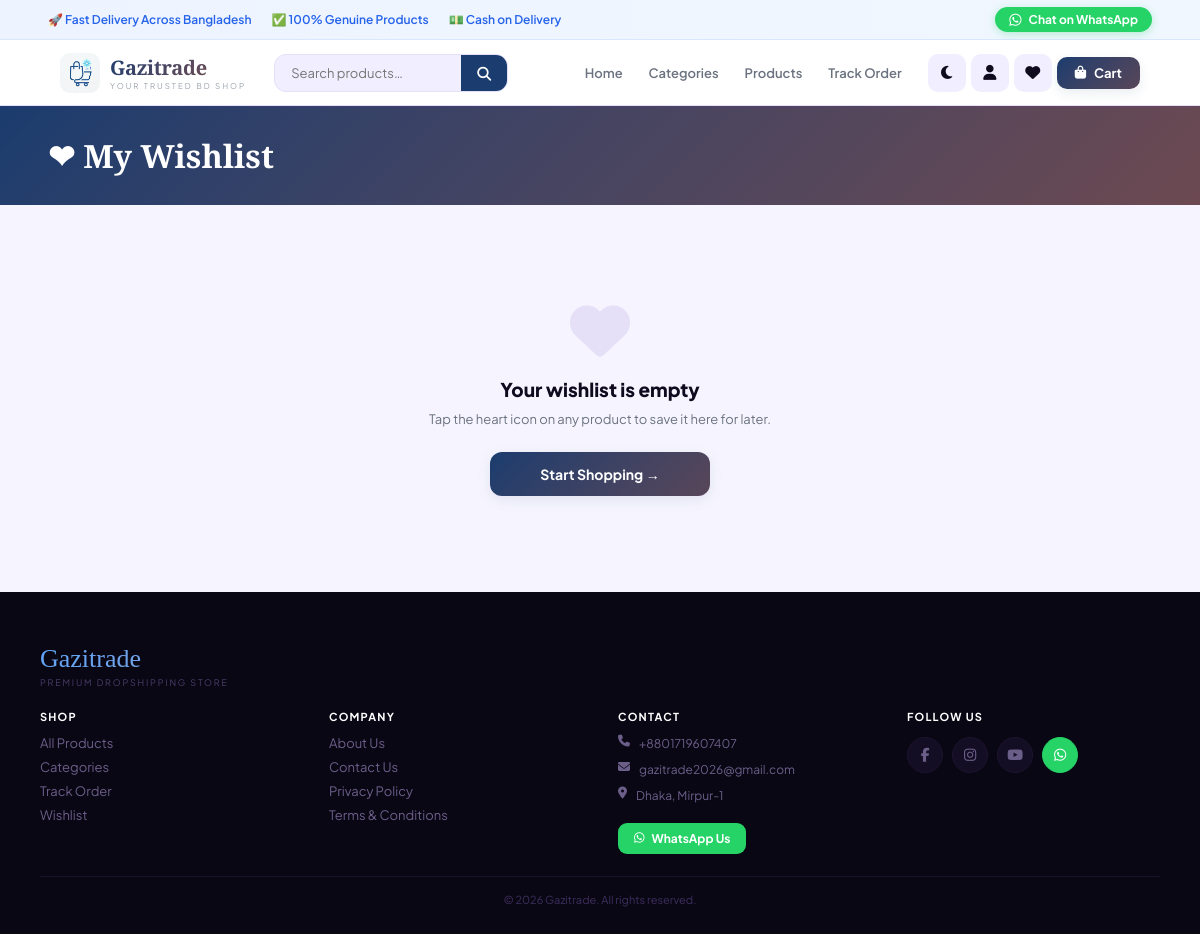
Screenshot of /wishlist/ (signed in) with the database file from the repository.
### store/models.py (models this page shows, shortened)
class SiteSettings(models.Model):
    site_name      = models.CharField(max_length=100, default='Gazitrade')
    site_logo      = models.ImageField(upload_to='site/', blank=True, null=True)
    site_logo_text = models.CharField(max_length=5, default='HS')
    tagline        = models.CharField(max_length=200, default='Your Trusted BD Shop')
    whatsapp       = models.CharField(max_length=20, blank=True)
    phone          = models.CharField(max_length=20, blank=True)
    email          = models.EmailField(blank=True)
    address        = models.TextField(blank=True)
    facebook       = models.URLField(blank=True)
    instagram      = models.URLField(blank=True)
    youtube        = models.URLField(blank=True)
    owner_name     = models.CharField(max_length=100, blank=True, default='Gazi Eman Mahmud')
    about_text     = models.TextField(blank=True, default='Welcome to Gazitrade — your trusted online dropshipping store. We offer genuine products across fashion, electronics, home & lifestyle, and more, delivered fast anywhere in Bangladesh. No advance payment. Cash on delivery always.')
    primary_color  = models.CharField(max_length=20, default='#1a3c6e')
    accent_color   = models.CharField(max_length=20, default='#e85d26')
    class Meta:
        verbose_name = verbose_name_plural = 'Site Settings'

### store/views.py (the view)
# urls.py: path('wishlist/',           views.wishlist_view,   name='wishlist'),
@login_required
def wishlist_view(request):
    items = Wishlist.objects.filter(
        customer=request.user
    ).select_related('product').prefetch_related('product__images')
    return render(request, 'store/wishlist.html', {'wishlist_items': items})

### store/context_processors.py (called while the page is built)
def cart_count(request):
    cart  = request.session.get('cart', {})
    count = sum(item['qty'] for item in cart.values())
    return {'cart_count': count}

def site_settings(request):
    obj = SiteSettings.objects.first()
    return {'site_settings': obj}

def wishlist_ids(request):
    if request.user.is_authenticated:
        from .models import Wishlist
        ids = set(
            Wishlist.objects.filter(customer=request.user)
            .values_list('product_id', flat=True)
        )
    else:
        ids = set()
    return {'wishlist_ids': ids}

### store/templates/store/wishlist.html (shortened to what this page needs)
{% extends 'base.html' %}
{% block content %}
<div class="page-header"><h1>❤ My Wishlist</h1></div>
<div class="section">
  {% if wishlist_items %}
    <div class="products-grid">
      {% for item in wishlist_items %}
        {% with product=item.product %}{% include 'partials/product_card.html' %}{% endwith %}
      {% endfor %}
    </div>
  {% else %}
    <div class="empty-state">
      <i class="fas fa-heart"></i>
      <h3>Your wishlist is empty</h3>
      <p>Tap the heart icon on any product to save it here for later.</p>
      <a href="{% url 'product_list' %}" class="btn btn-primary" style="max-width:220px;margin:0 auto">
        Start Shopping →
      </a>
    </div>
  {% endif %}
</div>
{% endblock %}

### templates/base.html (shortened to what this page needs)
<!DOCTYPE html>
<html lang="en" data-theme="light">
<head>
{% load static %}
<link rel="stylesheet" href="https://cdnjs.cloudflare.com/ajax/libs/font-awesome/6.5.0/css/all.min.css">
</head>
<body>
{% with wa=site_settings.whatsapp|default:'' ph=site_settings.phone|default:'' sn=site_settings.site_name|default:'Gazitrade' %}
<div class="topbar">
  <div class="tp-l">
    <span>🚀 Fast Delivery Across Bangladesh</span>
    <span>✅ 100% Genuine Products</span>
    <span>💵 Cash on Delivery</span>
  </div>
  <a href="https://wa.me/{{ wa }}" target="_blank" rel="noopener" class="wa-tb">
    <i class="fab fa-whatsapp"></i> Chat on WhatsApp
  </a>
</div>
<header class="hdr">
  <a href="{% url 'home' %}" class="logo">
    {% if site_settings and site_settings.site_logo %}
      <img src="{{ site_settings.site_logo.url }}" alt="logo" style="width:40px;height:40px;border-radius:10px;flex-shrink:0;object-fit:cover">
    {% else %}
      <img src="{% static 'logo.png' %}" alt="Gazitrade" style="width:40px;height:40px;border-radius:10px;flex-shrink:0;object-fit:cover">
    {% endif %}
    <div>
      <div class="logo-n" style="font-family:var(--fd);font-size:20px;font-weight:800;letter-spacing:-.3px;background:linear-gradient(135deg,var(--p),color-mix(in srgb,var(--p) 50%,var(--a)));-webkit-background-clip:text;-webkit-text-fill-color:transparent;background-clip:text">{{ sn }}</div>
      <div class="logo-t" style="font-size:8px;letter-spacing:2px;color:var(--tx3);text-transform:uppercase">{% if site_settings %}{{ site_settings.tagline }}{% else %}Premium Dropshipping Store{% endif %}</div>
    </div>
  </a>
  <div class="hdr-srch">
    <form action="{% url 'search' %}" method="get">
      <input type="text" name="q" placeholder="Search products…" value="{{ request.GET.q|default:'' }}">
      <button type="submit"><i class="fas fa-search"></i></button>
    </form>
  </div>
  <nav class="hdr-nav">
    <a href="{% url 'home' %}"       {% block dnav_home %}{% endblock %}>Home</a>
    <a href="{% url 'categories' %}" {% block dnav_cat  %}{% endblock %}>Categories</a>
    <a href="{% url 'product_list' %}">Products</a>
    <a href="{% url 'track_order' %}">Track Order</a>
  </nav>
  <div class="hdr-acts">
    <button class="ic-btn" id="themeBtn" onclick="toggleTheme()" aria-label="Toggle theme"></button>
    <a href="{% if user.is_authenticated %}{% url 'profile' %}{% else %}{% url 'login' %}{% endif %}" class="ic-btn" aria-label="Account"><i class="fas fa-user"></i></a>
    <a href="{% url 'wishlist' %}" class="ic-btn" aria-label="Wishlist"><i class="fas fa-heart"></i></a>
    <a href="{% url 'cart' %}" class="hdr-cart" aria-label="Cart">
      <i class="fas fa-bag-shopping"></i> Cart
    </a>
  </div>
</header>
{% endwith %}
<main class="pw">{% block content %}{% endblock %}</main>
{% block footer %}
<footer class="footer">
  <div class="fw">
    <div class="fl-logo">{% if site_settings %}{{ site_settings.site_name }}{% else %}Gazitrade{% endif %}</div>
    <div class="fl-tag">Premium Dropshipping Store</div>
    <div class="fg-grid">
      <div class="fs"><h4>Shop</h4>
        <a href="{% url 'product_list' %}" class="fl-lnk">All Products</a>
        <a href="{% url 'categories' %}"   class="fl-lnk">Categories</a>
        <a href="{% url 'track_order' %}"  class="fl-lnk">Track Order</a>
        <a href="{% url 'wishlist' %}"     class="fl-lnk">Wishlist</a>
      </div>
      <div class="fs"><h4>Company</h4>
        <a href="{% url 'about' %}" class="fl-lnk">About Us</a>
        <a href="{% url 'contact' %}" class="fl-lnk">Contact Us</a>
        <a href="#" class="fl-lnk">Privacy Policy</a>
        <a href="#" class="fl-lnk">Terms & Conditions</a>
      </div>
      <div class="fs"><h4>Contact</h4>
        {% if site_settings and site_settings.phone %}<div class="fl-ct"><i class="fas fa-phone"></i>{{ site_settings.phone }}</div>{% endif %}
        {% if site_settings and site_settings.email %}<div class="fl-ct"><i class="fas fa-envelope"></i>{{ site_settings.email }}</div>{% endif %}
        {% if site_settings and site_settings.address %}<div class="fl-ct"><i class="fas fa-location-dot"></i>{{ site_settings.address }}</div>{% endif %}
        {% if site_settings and site_settings.whatsapp %}
        <a href="https://wa.me/{{ site_settings.whatsapp }}" target="_blank" rel="noopener"
           style="display:inline-flex;align-items:center;gap:7px;background:#25d366;color:#fff;
                  padding:8px 16px;border-radius:9px;font-size:12px;font-weight:700;margin-top:10px">
          <i class="fab fa-whatsapp"></i> WhatsApp Us
        </a>
        {% endif %}
      </div>
      <div class="fs"><h4>Follow Us</h4>
        <div class="fl-soc">
          <a href="{% if site_settings and site_settings.facebook %}{{ site_settings.facebook }}{% else %}#{% endif %}" class="soc-btn"><i class="fab fa-facebook-f"></i></a>
          <a href="{% if site_settings and site_settings.instagram %}{{ site_settings.instagram }}{% else %}#{% endif %}" class="soc-btn"><i class="fab fa-instagram"></i></a>
          <a href="{% if site_settings and site_settings.youtube %}{{ site_settings.youtube }}{% else %}#{% endif %}" class="soc-btn"><i class="fab fa-youtube"></i></a>
          {% if site_settings and site_settings.whatsapp %}<a href="https://wa.me/{{ site_settings.whatsapp }}" class="soc-btn" style="background:#25d366;border-color:#25d366;color:#fff" target="_blank"><i class="fab fa-whatsapp"></i></a>{% endif %}
        </div>
      </div>
    </div>
    <hr class="fl-div">
    <div class="fl-btm">© 2026 {% if site_settings %}{{ site_settings.site_name }}{% else %}Gazitrade{% endif %}. All rights reserved.</div>
  </div>
</footer>
{% endblock %}
</body>
</html>

### rows the page displays
SiteSettings: site_name "Gazitrade", tagline "YOUR TRUSTED BD SHOP", phone "+8801719607407", email "gazitrade2026@gmail.com", address "Dhaka, Mirpur-1"
